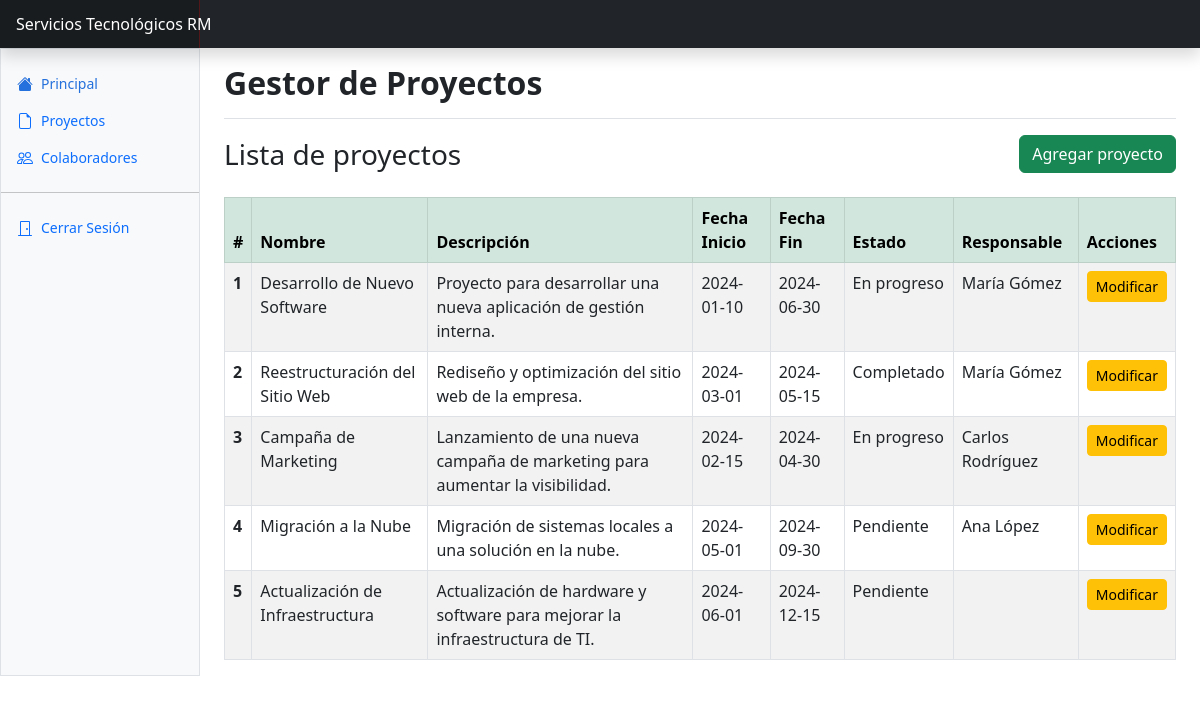
Page /backend/public/listar_proyectos.php on the committed database.
### tables this page shows
CREATE TABLE `proyectos` (
  `id` int(11) NOT NULL,
  `nombre` varchar(255) NOT NULL,
  `descripcion` text DEFAULT NULL,
  `fecha_inicio` date DEFAULT NULL,
  `fecha_fin` date DEFAULT NULL,
  `estado` enum('En progreso','Completado','Pendiente') NOT NULL,
  `responsable_id` int(11) DEFAULT NULL
);

CREATE TABLE `colaboradores` (
  `id` int(11) NOT NULL,
  `nombre` varchar(100) NOT NULL,
  `correo` varchar(100) NOT NULL,
  `telefono` varchar(20) DEFAULT NULL,
  `fecha_creacion` timestamp NULL DEFAULT current_timestamp()
);

### backend/public/listar_proyectos.php (the view)
<?php
$title = "Gestor de Proyectos";
require_once '../config/db.php';
$sql = "SELECT p.id, p.nombre, p.descripcion, p.fecha_inicio, p.fecha_fin, p.estado, c.nombre AS responsable
        FROM proyectos p
        LEFT JOIN colaboradores c ON p.responsable_id = c.id";
$stmt = $pdo->prepare($sql);
$stmt->execute();
$proyectos = $stmt->fetchAll();
include_once "./../views/theme/header.php";
?>
<div class="d-flex justify-content-between align-items-center mb-4">
    <h3 class="mb-0">Lista de proyectos</h3>
    <a href="agregar_proyecto.php" class="btn btn-success">Agregar proyecto</a>
</div>
<table class="table table-striped table-hover table-bordered">
    <thead class="table-success">
        <tr>
            <th scope="col">#</th>
            <th scope="col">Nombre</th>
            <th scope="col">Descripción</th>
            <th scope="col">Fecha Inicio</th>
            <th scope="col">Fecha Fin</th>
            <th scope="col">Estado</th>
            <th scope="col">Responsable</th>
            <th scope="col">Acciones</th>
        </tr>
    </thead>
    <tbody>
        <?php if ($proyectos): ?>
            <?php foreach ($proyectos as $index => $proyecto): ?>
                <tr>
                    <th scope="row"><?= $index + 1 ?></th>
                    <td><?= htmlspecialchars($proyecto['nombre']) ?></td>
                    <td><?= htmlspecialchars($proyecto['descripcion']) ?></td>
                    <td><?= htmlspecialchars($proyecto['fecha_inicio']) ?></td>
                    <td><?= htmlspecialchars($proyecto['fecha_fin']) ?></td>
                    <td><?= htmlspecialchars($proyecto['estado']) ?></td>
                    <td><?= htmlspecialchars($proyecto['responsable']) ?></td>
                    <td>
                        <a href="modificar_proyecto.php?id=<?= $proyecto['id'] ?>" class="btn btn-warning btn-sm">Modificar</a>
                    </td>
                </tr>
            <?php endforeach; ?>
        <?php else: ?>
            <tr>
                <td colspan="8" class="text-center">No hay proyectos registrados.</td>
            </tr>
        <?php endif; ?>
    </tbody>
</table>
<?php include_once "./../views/theme/footer.php"; ?>

### backend/views/theme/header.php (shortened to what this page needs)
<!doctype html>
<html lang="es" data-bs-theme="auto">
<head>
    <link rel="stylesheet" href="https://cdn.jsdelivr.net/npm/@docsearch/css@3">
    <link href="https://getbootstrap.com/docs/5.3/dist/css/bootstrap.min.css" rel="stylesheet"
>
    <link href="https://cdn.jsdelivr.net/npm/bootstrap-icons@1.10.5/font/bootstrap-icons.min.css" rel="stylesheet">
    <link href="css/dashboard.css" rel="stylesheet">
</head>
<body>
    <header class="navbar sticky-top bg-dark flex-md-nowrap p-0 shadow" data-bs-theme="dark">
        <a class="navbar-brand col-md-3 col-lg-2 me-0 px-3 fs-6 text-white" href="#">Servicios Tecnológicos RM</a>
    </header>
    <div class="container-fluid">
        <div class="row">
            <div class="sidebar border border-right col-md-3 col-lg-2 p-0 bg-body-tertiary">
                <div class="offcanvas-md offcanvas-end bg-body-tertiary" tabindex="-1" id="sidebarMenu"
                    aria-labelledby="sidebarMenuLabel">
                    <div class="offcanvas-body d-md-flex flex-column p-0 pt-lg-3 overflow-y-auto">
                        <ul class="nav flex-column">
                            <li class="nav-item">
                                <a class="nav-link d-flex align-items-center gap-2 active" aria-current="page"
                                    href="panel_control.php">
                                    <svg class="bi">
                                        <use xlink:href="#house-fill" />
                                    </svg>
                                    Principal
                                </a>
                            </li>
                            <li class="nav-item">
                                <a class="nav-link d-flex align-items-center gap-2" href="listar_proyectos.php">
                                    <svg class="bi">
                                        <use xlink:href="#file-earmark" />
                                    </svg>
                                    Proyectos
                                </a>
                            </li>
                            <li class="nav-item">
                                <a class="nav-link d-flex align-items-center gap-2" href="listar_colaboradores.php">
                                    <svg class="bi">
                                        <use xlink:href="#people" />
                                    </svg>
                                    Colaboradores
                                </a>
                            </li>
                        </ul>
                        <hr class="my-3">
                        <ul class="nav flex-column mb-auto">
                            <li class="nav-item">
                                <a class="nav-link d-flex align-items-center gap-2" href="logout.php">
                                    <svg class="bi">
                                        <use xlink:href="#door-closed" />
                                    </svg>
                                    Cerrar Sesión
                                </a>
                            </li>
                        </ul>
                    </div>
                </div>
            </div>
            <main class="col-md-9 ms-sm-auto col-lg-10 px-md-4">
                <div
                    class="d-flex justify-content-between flex-wrap flex-md-nowrap align-items-center pt-3 pb-2 mb-3 border-bottom">
                    <h1 class="h2 bold">
                        <b>
                            <?= $title ?>
                        </b>
                    </h1>
                </div>

### backend/views/theme/footer.php (shortened to what this page needs)
</main>
</div>
</div>
</body>
</html>

### backend/public/css/dashboard.css (style rules this page uses)
.bi { display: inline-block; width: 1rem; height: 1rem; }
.sidebar .nav-link { font-size: .875rem; font-weight: 500; }
.sidebar .nav-link.active { color: #2470dc; }
.navbar-brand { padding-top: .75rem; padding-bottom: .75rem; background-color: rgba(0, 0, 0, .25); box-shadow: inset -1px 0 0 rgba(248, 8, 8, 0.25); }

### backend/views/theme/header.php (style rules this page uses)
.bi { vertical-align: -.125em; fill: currentColor; }

### rows in the picture
proyectos: nombre "Desarrollo de Nuevo Software", descripcion "Proyecto para desarrollar una nueva aplicación de gestión interna.", fecha_inicio "2024-01-10", fecha_fin "2024-06-30", estado "En progreso", responsable.nombre "María Gómez"
proyectos: nombre "Reestructuración del Sitio Web", descripcion "Rediseño y optimización del sitio web de la empresa.", fecha_inicio "2024-03-01", fecha_fin "2024-05-15", estado "Completado", responsable.nombre "María Gómez"
proyectos: nombre "Campaña de Marketing", descripcion "Lanzamiento de una nueva campaña de marketing para aumentar la visibilidad.", fecha_inicio "2024-02-15", fecha_fin "2024-04-30", estado "En progreso", responsable.nombre "Carlos Rodríguez"
proyectos: nombre "Migración a la Nube", descripcion "Migración de sistemas locales a una solución en la nube.", fecha_inicio "2024-05-01", fecha_fin "2024-09-30", estado "Pendiente", responsable.nombre "Ana López"
proyectos: nombre "Actualización de Infraestructura", descripcion "Actualización de hardware y software para mejorar la infraestructura de TI.", fecha_inicio "2024-06-01", fecha_fin "2024-12-15", estado "Pendiente"

### other values in the picture
$title "Gestor de Proyectos"
